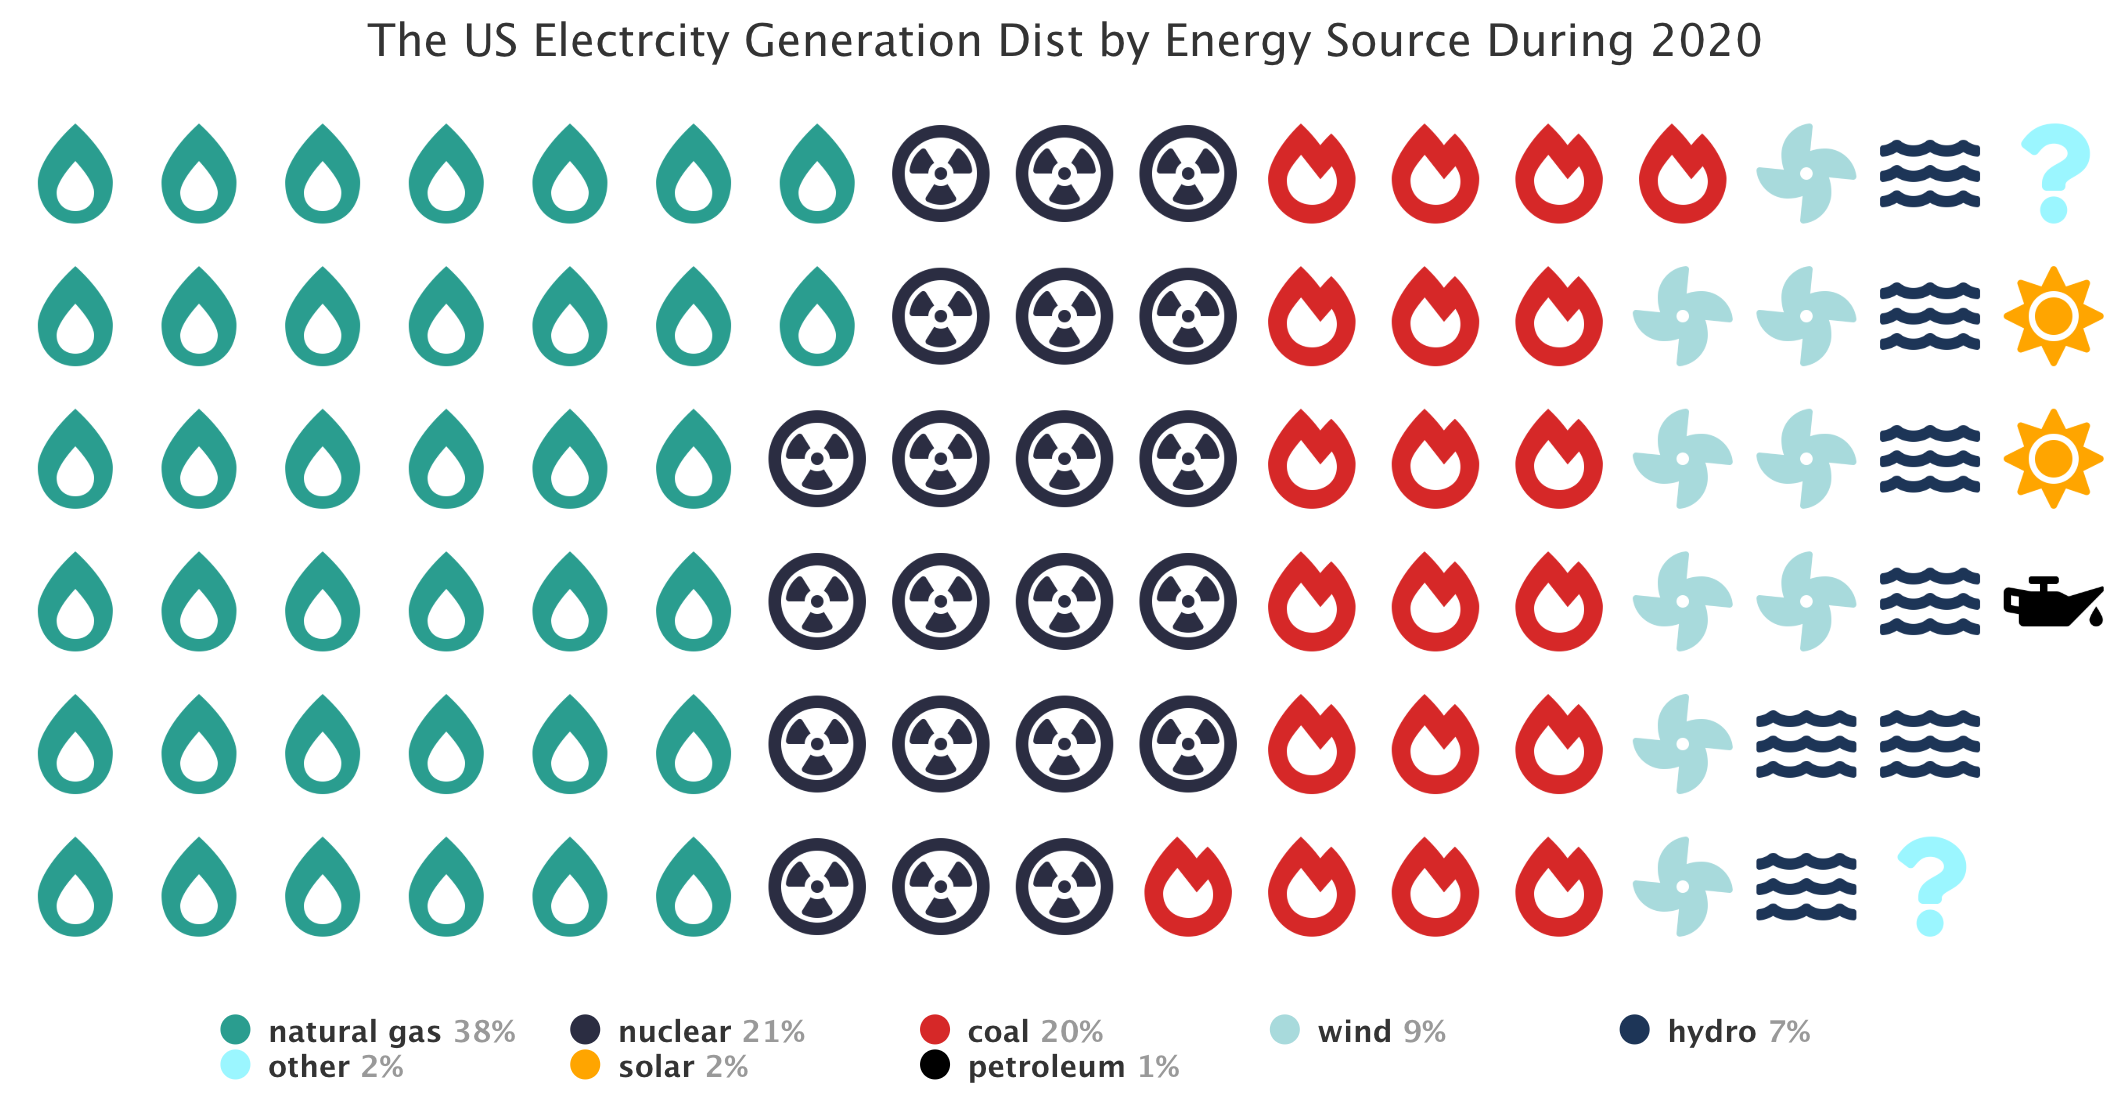

Recreate this plot in R.
# Based on this example - https://jkunst.com/highcharter/articles/fontawesome.html
# Data from the USgrid package - https://github.com/RamiKrispin/USgrid
# Icons from - https://fontawesome.com/icons?d=gallery&p=2


library(fontawesome)
library(highcharter)
library(stringr)
library(dplyr) # to wokr with list columns
library(purrr) # to wokr with list columns
library(USgrid)

# Data
data("US_source")

head(US_source)


fa_to_png_to_datauri <- function(name, ...) {

  tmpfl <- tempfile(fileext = ".png")

  fontawesome::fa_png(name, file = tmpfl, ...)

  knitr::image_uri(tmpfl)

}

# Setting icon to data mapping

icon_map <- data.frame(source = c("coal", "hydro", "natural gas", "nuclear",
                                  "other", "petroleum", "solar", "wind"),
                       label = c("Coal", "Hydro", "Natural Gas", "Nuclear",
                                 "Other", "Petroleum", "Solar", "Wind"),
                       faico = c("fire-alt",  "water","burn","radiation-alt", "question",
                                 "oil-can", "sun", "fan"),
                       col = c("#d62828", "#1d3557", "#2a9d8f", "#2b2d42",
                               "#9bf6ff", "black", "orange", "#a8dadc"),
                       stringsAsFactors = FALSE)


# Aggregate the data by energy source and add the icons data
df <- US_source %>%
  dplyr::mutate(year = lubridate::year(date_time)) %>%
  dplyr::filter(year == 2020) %>%
  as.data.frame() %>%
  dplyr::group_by(source) %>%
  dplyr::summarise(total = sum(series, na.rm = TRUE)) %>%
  dplyr::mutate(perc =  100 * total / sum(total)) %>%
  dplyr::left_join(icon_map, by = "source") %>%
  dplyr::mutate(
    uri = map2_chr(faico, col, ~fa_to_png_to_datauri(.x, fill = .y)),
    marker = map(uri, ~ list(symbol = str_glue("url({data_uri})", data_uri = .x)))
  ) %>%
  dplyr::mutate(perc_floor = floor(perc),
                reminder = perc - perc_floor,
                perc_round = perc) %>%
  dplyr::arrange(-reminder)
df



# Round the percentage
df[, c("perc", "perc_floor", "reminder", "perc_round")]

for(i in 1:nrow(df)){
  if(df$reminder[i] > 0){
    if(df$perc_round[i] %% 1 != 0){
      df$perc_round[i] <- df$perc_floor[i] + 1
      df$reminder[i] <- 0
      total_reminder <- 100 - sum(df$perc_round)
      for(l in nrow(df):1){
        if(df$perc_round[l] %% 1 != 0 && total_reminder != 0){
          if(df$reminder[l] > abs(total_reminder)){
            df$perc_round[l] <- df$perc_round[l] + total_reminder
            total_reminder <- 0
          } else if(df$reminder[l] < abs(total_reminder)){
            df$perc_round[l] <- df$perc_round[l] - df$reminder[l]
            total_reminder <- total_reminder + df$reminder[l]
            df$reminder[l] <- 0
          }
        }
      }
    }
  }
}


df$perc_round[5] <- 38
df$perc_round[6] <- 7
df$perc_round <- round(df$perc_round)
sum(df$perc_round)

df <- df %>% dplyr::arrange(-perc_round)

# Plot

hchart(
  df,
  "item",
  hcaes(name = source, y = perc_round),
  name = "Energy Source",
  showInLegend = TRUE
) %>%
  hc_plotOptions(
    # avoid hide series due bug
    series = list(point = list(events = list(legendItemClick = JS("function(e) {e.preventDefault() }"))))
  ) %>%
  hc_legend(
    labelFormat =  '{name} <span style="opacity: 0.5">{y}%</span>'
  ) %>%
  hc_colors(pull(df, col)) %>%
  hc_title(text = "The US Electrcity Generation Dist by Energy Source During 2020")
